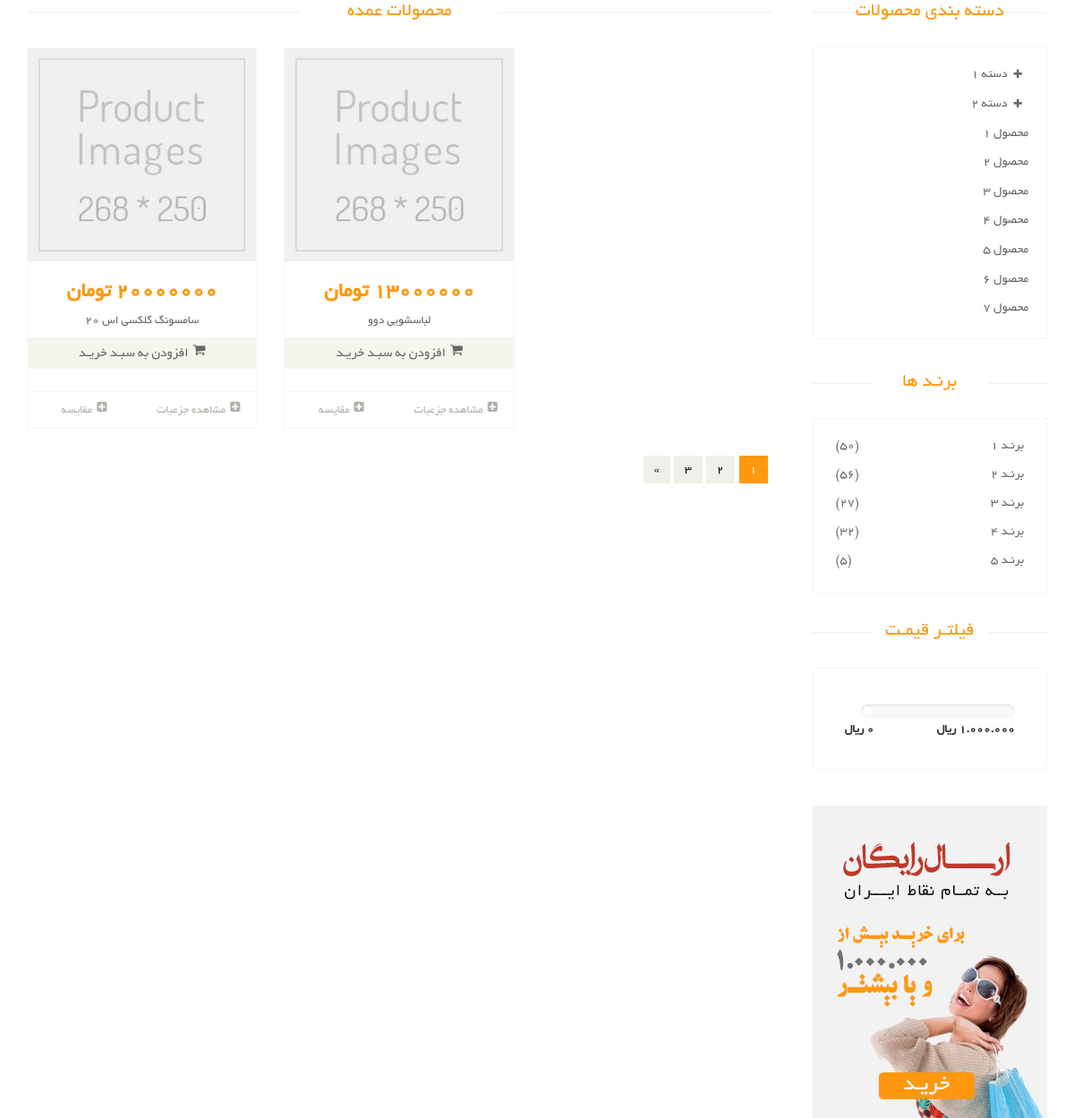
Screenshot of /products/ with the database file from the repository.
### product_module/models.py (models this page shows, shortened)
class Product(models.Model):
    title = models.CharField(max_length=300, verbose_name='نام محصول')
    category = models.ManyToManyField(
        ProductCategory,
        related_name='product_categories',
        verbose_name='دسته بندی ها')
    price = models.IntegerField(verbose_name='قیمت')
    short_description = models.CharField(max_length=360, db_index=True, null=True, verbose_name='توضیحات کوتاه')
    description = models.TextField(verbose_name='توضیحات اصلی', db_index=True)
    slug = models.SlugField(default="", null=False, db_index=True, blank=True, max_length=200, unique=True,
                            verbose_name='عنوان در url')
    brand = models.ForeignKey(ProductBrand, null=True, on_delete=models.CASCADE, verbose_name="برند")
    is_active = models.BooleanField(default=False, verbose_name='فعال / غیرفعال')
    is_delete = models.BooleanField(verbose_name='حذف شده / نشده')
    class Meta:
        verbose_name = 'محصول'
        verbose_name_plural = 'محصولات'

### product_module/views.py (the view)
# urls.py: path('', views.product_list, name='product-list'),
def product_list(request):
    products = Product.objects.all().order_by('-price')[:5]
    return render(request, 'product_module/product_list.html', {
        'products': products,
    })

### product_module/templates/product_module/product_list.html (shortened to what this page needs)
{% extends 'shared/_layout.html' %}
{% block content %}
    <section>
        <div class="container">
            <div class="row">
                <div class="col-sm-9 padding-right">
                    <div class="features_items">
                        <h2 class="title text-center">محصولات عمده</h2>
                        {% for product in products %}
                            {% include 'includes/product_item_partial.html' with product=product %}
                        {% endfor %}
                        <ul class="pagination">
                            <li class="active"><a href="">1</a></li>
                            <li><a href="">2</a></li>
                            <li><a href="">3</a></li>
                            <li><a href="">»</a></li>
                        </ul>
                    </div>
                </div>
                <div class="col-sm-3">
                    <div class="left-sidebar">
                        <h2>دسته بندی محصولات</h2>
                        <div class="panel-group category-products" id="accordian">
                            <div class="panel panel-default">
                                <div class="panel-heading">
                                    <h4 class="panel-title">
                                        <a data-toggle="collapse" data-parent="#accordian" href="#sportswear">
                                            <span class="badge pull-right"><i class="fa fa-plus"></i></span>
                                            دسته 1
                                        </a>
                                    </h4>
                                </div>
                            </div>
                            <div class="panel panel-default">
                                <div class="panel-heading">
                                    <h4 class="panel-title">
                                        <a data-toggle="collapse" data-parent="#accordian" href="#mens">
                                            <span class="badge pull-right"><i class="fa fa-plus"></i></span>
                                            دسته 2
                                        </a>
                                    </h4>
                                </div>
                            </div>
                            <div class="panel panel-default">
                                <div class="panel-heading">
                                    <h4 class="panel-title"><a href="#">محصول 1</a></h4>
                                </div>
                            </div>
                            <div class="panel panel-default">
                                <div class="panel-heading">
                                    <h4 class="panel-title"><a href="#">محصول 2</a></h4>
                                </div>
                            </div>
                            <div class="panel panel-default">
                                <div class="panel-heading">
                                    <h4 class="panel-title"><a href="#">محصول 3</a></h4>
                                </div>
                            </div>
                            <div class="panel panel-default">
                                <div class="panel-heading">
                                    <h4 class="panel-title"><a href="#">محصول 4</a></h4>
                                </div>
                            </div>
                            <div class="panel panel-default">
                                <div class="panel-heading">
                                    <h4 class="panel-title"><a href="#">محصول 5</a></h4>
                                </div>
                            </div>
                            <div class="panel panel-default">
                                <div class="panel-heading">
                                    <h4 class="panel-title"><a href="#">محصول 6</a></h4>
                                </div>
                            </div>
                            <div class="panel panel-default">
                                <div class="panel-heading">
                                    <h4 class="panel-title"><a href="#">محصول 7</a></h4>
                                </div>
                            </div>
                        </div>
                        <div class="brands_products">
                            <h2>برنـد ها</h2>
                            <div class="brands-name">
                                <ul class="nav nav-pills nav-stacked">
                                    <li><a href=""> <span class="pull-left">(50)</span>برنـد 1</a></li>
                                    <li><a href=""> <span class="pull-left">(56)</span>برنـد 2</a></li>
                                    <li><a href=""> <span class="pull-left">(27)</span>برنـد 3</a></li>
                                    <li><a href=""> <span class="pull-left">(32)</span>برنـد 4</a></li>
                                    <li><a href=""> <span class="pull-left">(5)</span>برنـد 5</a></li>
                                </ul>
                            </div>
                        </div>
                        <div class="price-range">
                            <h2>فیلتـر قیمـت</h2>
                            <div class="well">
                                <div class="slider slider-horizontal" style="width: 170px;">
                                           id="sl2" style=""></div>
                                <br>
                                <b>1.000.000 ريال</b> <b class="pull-left">0 ريال</b>
                            </div>
                        </div>
                        <div class="shipping text-center">
                            <img src="/static/images/home/shipping.jpg" alt="">
                        </div>
                    </div>
                </div>
            </div>
        </div>
    </section>
{% endblock %}

### product_module/templates/includes/product_item_partial.html (shortened to what this page needs)
<div class="col-sm-4">
    <div class="product-image-wrapper">
        <div class="single-products">
            <div class="productinfo text-center">
                <img src="/static/images/shop/product.jpg" alt="">
                <h2>{{ product.price }} تومان</h2>
                <p>{{ product.title }}</p>
                <a href="#" class="btn btn-default add-to-cart"><i
                        class="fa fa-shopping-cart"></i>افزودن به سبـد خریـد</a>
            </div>
            <div class="product-overlay">
                <div class="overlay-content">
                </div>
            </div>
        </div>
        <div class="choose">
            <ul class="nav nav-pills nav-justified">
                <li><a href="{% url "product-detail" slug=product.slug %}"><i class="fa fa-plus-square"></i>مشاهده جزعیات </a></li>
                <li><a href=""><i class="fa fa-plus-square"></i>مقایسه</a></li>
            </ul>
        </div>
    </div>
</div>

### static/css/price-range.css (style rules this page uses)
.slider { display: inline-block; vertical-align: middle; position: relative; }
.slider.slider-horizontal { width: 210px; height: 20px; }

### rows the page displays
Product: price "20000000", title "سامسونگ گلکسی اس 20"
Product: price "13000000", title "لباسشویی دوو"
